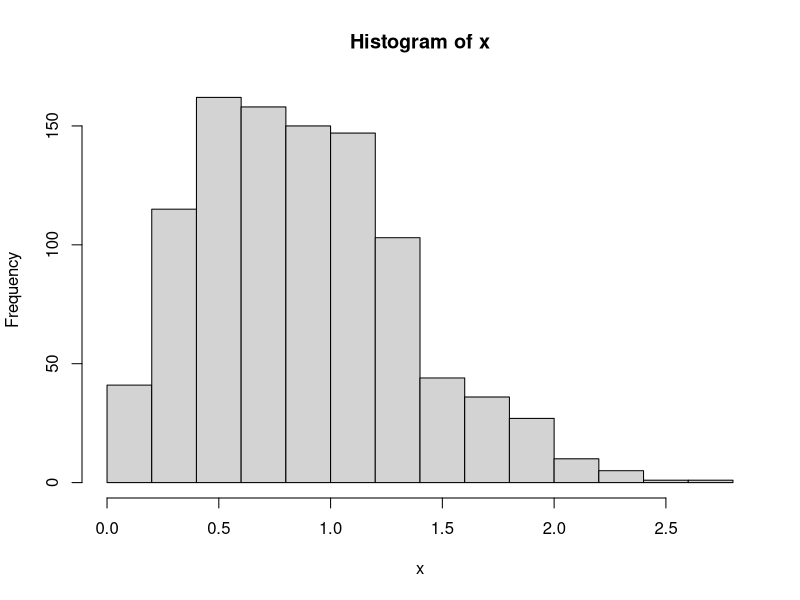

Source code (R):
## ---- chunk 1
## Vetor escore:

U <- function(theta, dados){
  
  a <- theta[1]
  s <- theta[2]
  n <- length(dados)
  x <- dados
  
  U_a   <- (n/a) + sum(log(x)) - s*sum((x^a)*log(x))
  U_sigma <- (n/s) - sum(x^a) 
  
  return(c(U_a, U_sigma))
  
}
## ---- chunk 2
H <- function(theta, dados){
  
  a <- theta[1]
  s <- theta[2]
  n <- length(dados)
  x <- dados
  
  a_2   <- (-n/(a^2)) - s*sum((x^a)*(log(x)^2))
  sig_2 <- -n/(s^2) 
  a_sig <- -sum((x^a)*log(x))
  sig_a <- a_sig
  
  return(matrix(c(a_2, a_sig, sig_a, sig_2), nrow=2, ncol = 2))
}
## ---- chunk 3
## Modelo Weibull:

set.seed(1234567890)

n <- 1000 # tamanho da amostra
a.p <- 2  # forma
s.p <- 1  # escala
x <- rweibull(n, shape = a.p, scale = 1/(s.p^a.p))  # dados gerados
hist(x)
## ---- chunk 4
theta0 <- c(1, 0.5) # Chute inicial
dif <- 1 #Diferença
erro <- 10^(-6) # Tolerancia
i <- 1 # contador

while( dif>erro ){
  
  H0 <- H(theta = theta0, dados = x) # Matrix Hessiana no theta0
  U0 <- U(theta = theta0, dados = x) # Vetor escore no theta0
  
  prodHU <- solve(H0, U0)
  theta1 <- theta0 - prodHU # Passo de atualização

  dif <- max(abs(theta1-theta0)) # Passo de avaliação da diferença
  
  theta0 <- theta1
  i<- i+1
  cat("Iter:", i, "est:", theta1, "\n")
  #if(i==10)break
}

## Estimativa:

cat("A estimativa final foi:", "a=", theta1[1],"-", "s=", theta1[2], sep="")
## ---- chunk 5
logWeibull <- function(theta, dados){
  a <- theta[1]
  s <- theta[2]
  n <- length(dados)
  x <- dados
  
  l <- n*log(a)+n*log(s)+(a-1)*sum(log(x))-s*sum((x)^a) 
  return(-l)
}
## ---- chunk 6
theta0 <- c(3, 2) # Chute inicial
est <- optim(par = theta0, fn = logWeibull, gr =NULL , method ="BFGS" , 
      hessian = TRUE, dados=x)

est
